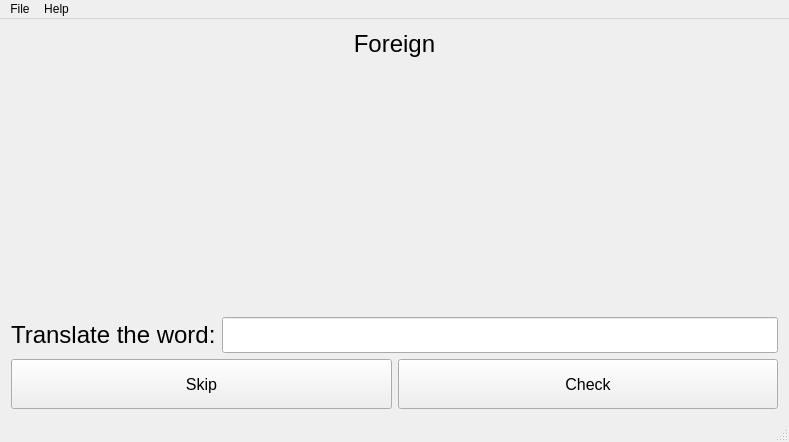
<?xml version="1.0" encoding="UTF-8"?>
<ui version="4.0">
 <class>MainWindow</class>
 <widget class="QMainWindow" name="MainWindow">
  <property name="geometry">
   <rect>
    <x>0</x>
    <y>0</y>
    <width>789</width>
    <height>442</height>
   </rect>
  </property>
  <property name="maximumSize">
   <size>
    <width>16777215</width>
    <height>16777215</height>
   </size>
  </property>
  <property name="windowTitle">
   <string>Quick Learning of English</string>
  </property>
  <property name="styleSheet">
   <string notr="true"/>
  </property>
  <widget class="QWidget" name="centralWidget">
   <layout class="QGridLayout" name="gridLayout">
    <item row="0" column="0">
     <layout class="QVBoxLayout" name="verticalLayout">
      <item>
       <widget class="QLabel" name="label_wordToTranslate">
        <property name="sizePolicy">
         <sizepolicy hsizetype="Preferred" vsizetype="Maximum">
          <horstretch>0</horstretch>
          <verstretch>0</verstretch>
         </sizepolicy>
        </property>
        <property name="font">
         <font>
          <pointsize>18</pointsize>
         </font>
        </property>
        <property name="text">
         <string>Foreign</string>
        </property>
        <property name="scaledContents">
         <bool>false</bool>
        </property>
        <property name="alignment">
         <set>Qt::AlignCenter</set>
        </property>
       </widget>
      </item>
      <item>
       <widget class="QLabel" name="label_image">
        <property name="sizePolicy">
         <sizepolicy hsizetype="Minimum" vsizetype="Minimum">
          <horstretch>0</horstretch>
          <verstretch>0</verstretch>
         </sizepolicy>
        </property>
        <property name="minimumSize">
         <size>
          <width>0</width>
          <height>50</height>
         </size>
        </property>
        <property name="maximumSize">
         <size>
          <width>16777215</width>
          <height>16777215</height>
         </size>
        </property>
        <property name="text">
         <string/>
        </property>
        <property name="pixmap">
         <pixmap resource="images.qrc">:/res/images/foreign.jpg</pixmap>
        </property>
        <property name="scaledContents">
         <bool>false</bool>
        </property>
        <property name="alignment">
         <set>Qt::AlignCenter</set>
        </property>
       </widget>
      </item>
      <item>
       <layout class="QHBoxLayout" name="horizontalLayout_2">
        <item>
         <widget class="QLabel" name="label_textTranslate">
          <property name="font">
           <font>
            <pointsize>18</pointsize>
           </font>
          </property>
          <property name="text">
           <string>Translate the word:</string>
          </property>
         </widget>
        </item>
        <item>
         <widget class="QLineEdit" name="lineEdit_answer">
          <property name="font">
           <font>
            <pointsize>18</pointsize>
           </font>
          </property>
         </widget>
        </item>
       </layout>
      </item>
      <item>
       <layout class="QHBoxLayout" name="horizontalLayout" stretch="0,0">
        <property name="spacing">
         <number>6</number>
        </property>
        <property name="sizeConstraint">
         <enum>QLayout::SetDefaultConstraint</enum>
        </property>
        <property name="topMargin">
         <number>0</number>
        </property>
        <item>
         <widget class="QPushButton" name="pushButton_skip">
          <property name="sizePolicy">
           <sizepolicy hsizetype="Minimum" vsizetype="Fixed">
            <horstretch>0</horstretch>
            <verstretch>0</verstretch>
           </sizepolicy>
          </property>
          <property name="minimumSize">
           <size>
            <width>0</width>
            <height>50</height>
           </size>
          </property>
          <property name="font">
           <font>
            <pointsize>12</pointsize>
           </font>
          </property>
          <property name="toolTip">
           <string>Skip this word</string>
          </property>
          <property name="text">
           <string>Skip</string>
          </property>
          <property name="icon">
           <iconset resource="images.qrc">
            <normaloff>:/res/images/next.png</normaloff>:/res/images/next.png</iconset>
          </property>
          <property name="iconSize">
           <size>
            <width>30</width>
            <height>30</height>
           </size>
          </property>
         </widget>
        </item>
        <item>
         <widget class="QPushButton" name="pushButton_check">
          <property name="enabled">
           <bool>true</bool>
          </property>
          <property name="sizePolicy">
           <sizepolicy hsizetype="Minimum" vsizetype="Fixed">
            <horstretch>0</horstretch>
            <verstretch>0</verstretch>
           </sizepolicy>
          </property>
          <property name="minimumSize">
           <size>
            <width>0</width>
            <height>50</height>
           </size>
          </property>
          <property name="font">
           <font>
            <pointsize>12</pointsize>
           </font>
          </property>
          <property name="toolTip">
           <string>Check your answer</string>
          </property>
          <property name="styleSheet">
           <string notr="true"/>
          </property>
          <property name="text">
           <string>Check</string>
          </property>
          <property name="icon">
           <iconset resource="images.qrc">
            <normaloff>:/res/images/check.ico</normaloff>:/res/images/check.ico</iconset>
          </property>
          <property name="iconSize">
           <size>
            <width>30</width>
            <height>30</height>
           </size>
          </property>
          <property name="autoRepeat">
           <bool>false</bool>
          </property>
          <property name="autoExclusive">
           <bool>false</bool>
          </property>
         </widget>
        </item>
       </layout>
      </item>
     </layout>
    </item>
   </layout>
  </widget>
  <widget class="QMenuBar" name="menuBar">
   <property name="geometry">
    <rect>
     <x>0</x>
     <y>0</y>
     <width>789</width>
     <height>21</height>
    </rect>
   </property>
   <widget class="QMenu" name="menuAbout">
    <property name="title">
     <string>Help</string>
    </property>
    <addaction name="actionAbout"/>
   </widget>
   <widget class="QMenu" name="menuFile">
    <property name="title">
     <string>File</string>
    </property>
    <addaction name="actionExit"/>
   </widget>
   <addaction name="menuFile"/>
   <addaction name="menuAbout"/>
  </widget>
  <widget class="QStatusBar" name="statusBar"/>
  <action name="actionHelp">
   <property name="text">
    <string>Help</string>
   </property>
   <property name="shortcut">
    <string>F1</string>
   </property>
  </action>
  <action name="actionAbout">
   <property name="text">
    <string>About</string>
   </property>
   <property name="shortcut">
    <string>F2</string>
   </property>
  </action>
  <action name="actionExit">
   <property name="text">
    <string>Exit</string>
   </property>
   <property name="shortcut">
    <string>Ctrl+Q</string>
   </property>
   <property name="menuRole">
    <enum>QAction::QuitRole</enum>
   </property>
  </action>
  <action name="actionAdd_word">
   <property name="text">
    <string>Add another database</string>
   </property>
   <property name="shortcut">
    <string>Ctrl+N</string>
   </property>
  </action>
  <action name="actionEdit_database">
   <property name="text">
    <string>Edit database</string>
   </property>
   <property name="shortcut">
    <string>Ctrl+E</string>
   </property>
  </action>
 </widget>
 <layoutdefault spacing="6" margin="11"/>
 <resources>
  <include location="images.qrc"/>
 </resources>
 <connections>
  <connection>
   <sender>actionExit</sender>
   <signal>triggered()</signal>
   <receiver>MainWindow</receiver>
   <slot>close()</slot>
   <hints>
    <hint type="sourcelabel">
     <x>-1</x>
     <y>-1</y>
    </hint>
    <hint type="destinationlabel">
     <x>394</x>
     <y>220</y>
    </hint>
   </hints>
  </connection>
 </connections>
</ui>
